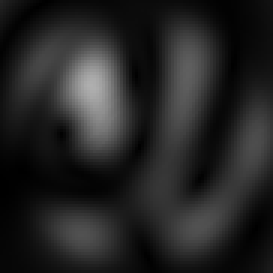
#> input picture data/raw/FSS_0632.8nm_00.3mm_001.9C_.tiff, 91 x 91 px (shown 3 times larger); its folder holds only this picture in this run
$ python Preprocessing.py
#> lines starting #> are read from the running program, lines starting #| are printed output that depends on the picture
#> further down, img is the input picture: shape (91, 91); min 0, max 175, mean 36.6
import os
import cv2
import numpy as np
import pandas as pd
from glob import glob

class ImgPreprocessing:
    def __init__(self, image):
        self.image = image

    def Preprocessing(self):
        # Resize image to 90x90 and adjust contrast/brightness
        self.image = cv2.resize(self.image, (90, 90), interpolation=cv2.INTER_CUBIC)
        self.image = cv2.convertScaleAbs(self.image, alpha=1.35, beta=45)
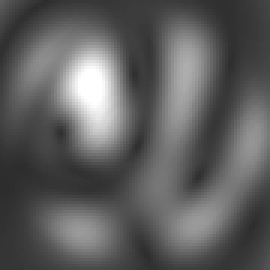
#> self.image: shape (90, 90) (shown 3 times larger); min 45, max 255, mean 94.4

    def FeatureExtraction(self):
        (minVal, maxVal, minLoc, maxLoc) = cv2.minMaxLoc(self.image)
#> minVal = 45; maxVal = 255; minLoc = (15, 0); maxLoc = (29, 23)
        # Create a 3x3 summary matrix with the mean value of each block
        resumen = np.zeros((3, 3), dtype=float)
        step = self.image.shape[0] // 3  # Assumes square image
#> step = 30
        for i in range(3):
            for j in range(3):
                block = self.image[(i * step):(i + 1) * step, (j * step):(j + 1) * step]
                mean_value = np.mean(block)
                resumen[i, j] = mean_value
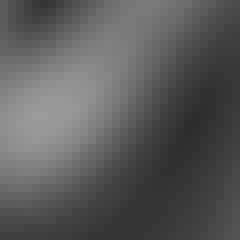
#> block: shape (30, 30) (shown 8 times larger); min 45, max 154, mean 90.5
#> after the loop, resumen = [[106.7, 99.26, 81.25], [87.46, 118.1, 99.83], [77.43, 88.72, 90.48]]
        return resumen, np.sqrt((minLoc[0] - maxLoc[0]) ** 2 + (minLoc[1] - maxLoc[1]) ** 2)

Imgs_route = '.\data/raw'
Out_route_90 = '.\data/processed/90x90'
Out_route_3 = '.\data/processed/3x3'
os.makedirs(Out_route_90, exist_ok=True)
os.makedirs(Out_route_3, exist_ok=True)

# Search for images in the raw directory
imgs = sorted(glob(os.path.join(Imgs_route, 'FSS_0632.8nm_00.3mm_*.tiff')))
print(f"{len(imgs)} images were found.")

# Calculate temperatures and categories
temps = [round(x * 0.1, 1) for x in range(len(imgs))]
categories = [int(t // 10) for t in temps]  # 0 to 9

Intensities = []
Int_9pix = []
pix_distances = []

for idx, route in enumerate(imgs):
    img = cv2.imread(route, cv2.IMREAD_GRAYSCALE)
    if img is None:
        print(f"Image could not be read: {route}")
        continue

    # Initialize and process the image
    ProcessedImg = ImgPreprocessing(img)
    ProcessedImg.Preprocessing()
    processed_90x90 = ProcessedImg.image  # 90x90 processed image
    Intensities.append(processed_90x90.flatten())

    # Feature extraction to get a 3x3 matrix
    resumen_3x3, gradient = ProcessedImg.FeatureExtraction()
#> resumen_3x3 has the same summary as resumen in FeatureExtraction; gradient = 26.93
    # Convert to uint8 so it can be saved as an image
    resumen_3x3_uint8 = np.clip(resumen_3x3, 0, 255).astype(np.uint8)
#> resumen_3x3_uint8 = [[106, 99, 81], [87, 118, 99], [77, 88, 90]]
    Int_9pix.append(np.append(resumen_3x3_uint8.flatten(), gradient))

    temp = temps[idx]
    out_name = f"Speckle {round(temp, 1)}C.tiff"
    out_path_90 = os.path.join(Out_route_90, out_name)
    out_path_3 = os.path.join(Out_route_3, out_name)

    # Save both processed images
    cv2.imwrite(out_path_90, processed_90x90)
    cv2.imwrite(out_path_3, resumen_3x3_uint8)


# DataFrame for 90x90 intensities
intensity_df = pd.DataFrame(Intensities)
#> intensity_df = table of 1 rows and 8100 columns
intensity_df['temperature'] = temps
intensity_df['category'] = categories

# DataFrame for 3x3 features + gradient
features_df = pd.DataFrame(Int_9pix)
#> features_df = table of 1 rows and 10 columns
features_df['temperature'] = temps
features_df['category'] = categories

# Save both DataFrames as CSV
intensity_df.to_csv('.\data/processed/intensity_90x90.csv', index=False)
features_df.to_csv('.\data/processed/features.csv', index=False)

print("Saved: intensity_90x90.csv and features_3x3_gradient.csv")

$ run again, on data/raw/FSS_0632.8nm_00.3mm_006.5C_.tiff
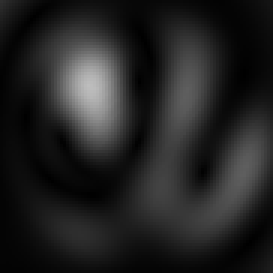
#> input picture data/raw/FSS_0632.8nm_00.3mm_006.5C_.tiff, 91 x 91 px (shown 3 times larger)
#> img is the input picture: shape (91, 91); min 0, max 189, mean 35
#> in Preprocessing, `self.image = cv2.convertScaleAbs(self.image, alpha=1.35, beta=45)`:
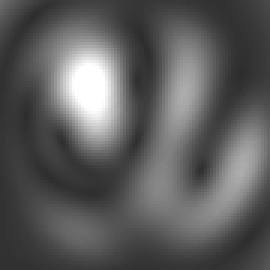
#> self.image: shape (90, 90) (shown 3 times larger); min 45, max 255, mean 92
#> minVal = 45; maxVal = 255; minLoc = (11, 5); maxLoc = (27, 22)
#> after the loop in FeatureExtraction, `for i in range(3):`:
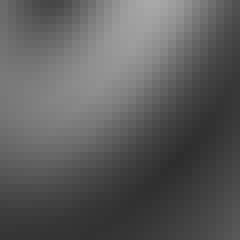
#> block: shape (30, 30) (shown 8 times larger); min 45, max 168, mean 92
#> after the loop in FeatureExtraction, `for i in range(3):`: resumen = [[104, 98.72, 75.66], [83.9, 117.8, 104.5], [67.47, 84.3, 92.03]]
#> resumen_3x3 has the same summary as resumen in FeatureExtraction; gradient = 23.35
#> resumen_3x3_uint8 = [[103, 98, 75], [83, 117, 104], [67, 84, 92]]
#> intensity_df = table of 1 rows and 8100 columns
#> features_df = table of 1 rows and 10 columns
